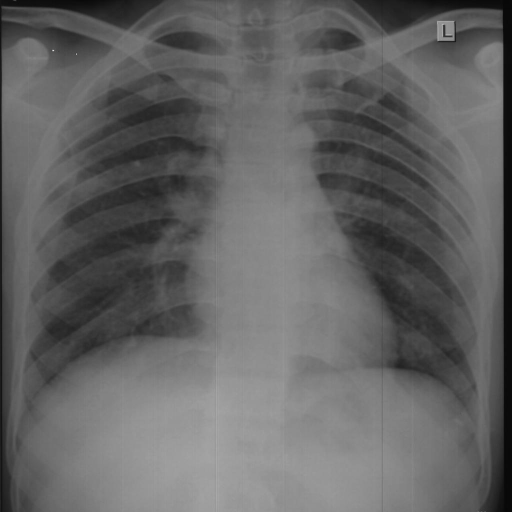
#> input picture medgemma-risk-detector/data/normal_001.jpg, 1024 x 1024 px (shown at 1/2 size)
$ python -i preprocessor.py   (imports and definitions only)
#> lines starting #> are read from the running program, lines starting #| are printed output that depends on the picture; after the words box and inside, x2 and y2 are one past the last pixel; in counts of white or black regions, pixels touching at a corner belong together
#> further down, picture is the input picture: PIL image 1024x1024 RGB; min 6, max 255, mean 99.1
"""
src/preprocessor.py

Image preprocessing pipeline for the MedGemma risk detector.
Applies resize, custom LungMaskTransform (segmentation), and normalization.

Pure Python/NumPy/OpenCV implementation (no PyTorch dependencies).
"""

import cv2
import numpy as np
from PIL import Image

class LungMaskTransform:
    """
    Custom image preprocessing to isolate lung fields and mask out the background.
    Matches the training preprocessor exactly but uses OpenCV and PIL/NumPy.
    """
    def __init__(self, fallback_border: float = 0.10):
        self.fallback_border = fallback_border

    def __call__(self, img_pil: Image.Image) -> Image.Image:
        w, h = img_pil.size
#> w = 1024; h = 1024
        img_np = np.array(img_pil.convert("L"))   # grayscale for mask detection

        # 1. Normalize -> CLAHE
        img_norm = cv2.normalize(img_np, None, 0, 255, cv2.NORM_MINMAX).astype(np.uint8)
        clahe = cv2.createCLAHE(clipLimit=2.0, tileGridSize=(8, 8))
        enhanced = clahe.apply(img_norm)
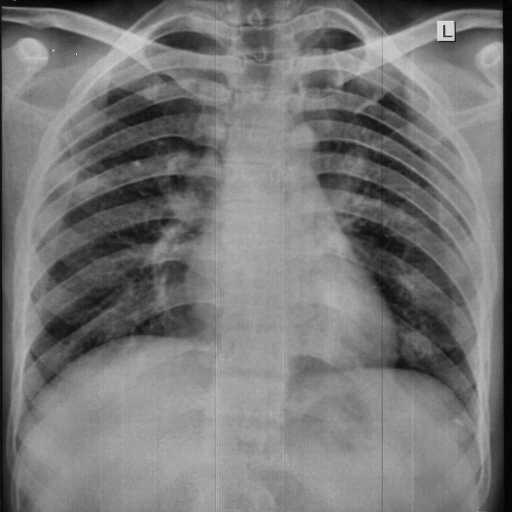
#> enhanced: shape (1024, 1024) (shown at 1/2 size); min 0, max 255, mean 118.1

        # 2. Invert (lungs are dark -> make them bright)
        inverted = cv2.bitwise_not(enhanced)
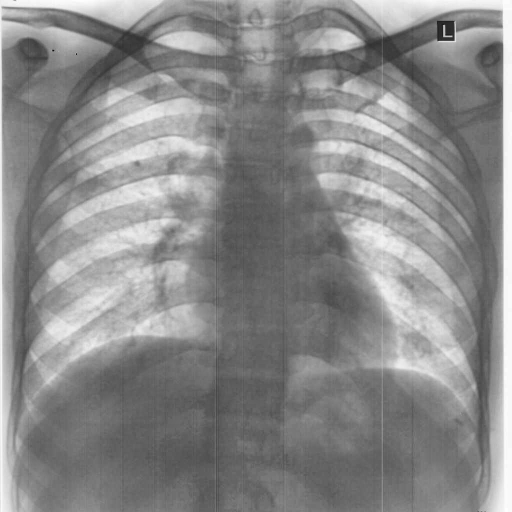
#> inverted: shape (1024, 1024) (shown at 1/2 size); min 0, max 255, mean 136.9

        # 3. Otsu threshold
        _, thresh = cv2.threshold(inverted, 0, 255, cv2.THRESH_BINARY + cv2.THRESH_OTSU)
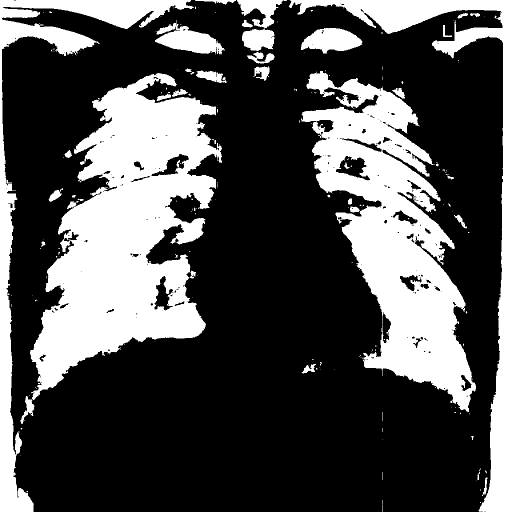
#> thresh: shape (1024, 1024) (shown at 1/2 size); 31.3% white; 196 white regions (155 under 20 px), largest, box (x1, y1, x2, y2) and area: (60, 146, 444, 800) 126738, (602, 142, 952, 824) 98675, (578, 0, 1024, 1024) 44095

        # 4. Morphological cleanup
        k_c = max(h // 15, 15)
#> k_c = 68
        k_o = max(h // 25, 10)
#> k_o = 40
        k_close = cv2.getStructuringElement(cv2.MORPH_ELLIPSE, (k_c, k_c))
        k_open = cv2.getStructuringElement(cv2.MORPH_ELLIPSE, (k_o, k_o))
        thresh = cv2.morphologyEx(thresh, cv2.MORPH_CLOSE, k_close)
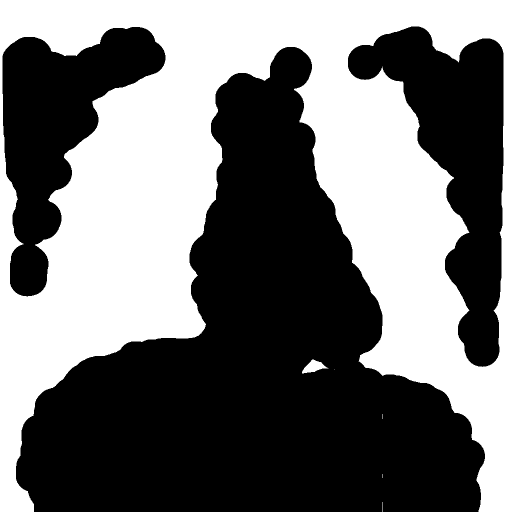
#> thresh: shape (1024, 1024) (shown at 1/2 size); 44.4% white; 6 white regions (3 under 20 px), largest, box (x1, y1, x2, y2) and area: (0, 0, 1024, 1024) 464859, (604, 719, 657, 747) 743, (765, 1004, 766, 1024) 20
        thresh = cv2.morphologyEx(thresh, cv2.MORPH_OPEN, k_open)
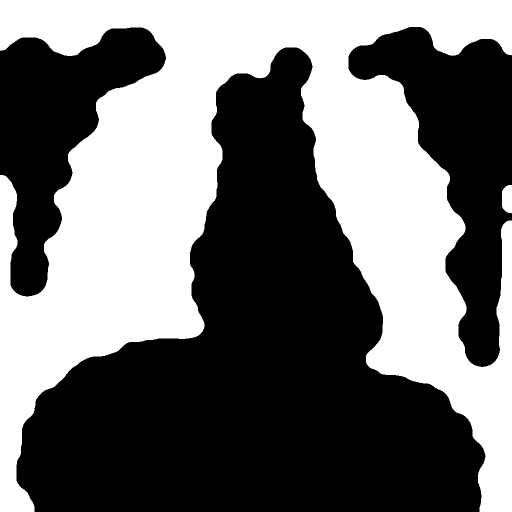
#> thresh: shape (1024, 1024) (shown at 1/2 size); 43.5% white; 2 white regions

        # 5. Contour search - pick largest blob in each half
        contours, _ = cv2.findContours(thresh, cv2.RETR_EXTERNAL, cv2.CHAIN_APPROX_SIMPLE)
#> contours = 2 contours; box (x1, y1, x2, y2) and area: (0, 0, 1024, 1024) 450950, (1004, 370, 1024, 427) 932
        min_area = h * w * 0.025
#> min_area = 26214.4
        mid_x = w // 2
#> mid_x = 512
        left_cnts, right_cnts = [], []
        for cnt in contours:
            area = cv2.contourArea(cnt)
            if area < min_area:
                continue
            M = cv2.moments(cnt)
            if M["m00"] == 0:
                continue
            cx = int(M["m10"] / M["m00"])
            (left_cnts if cx < mid_x else right_cnts).append((area, cnt))
#> this loop made 2 passes
#> area on pass 1: 931.5
#> (area, cx) on pass 2: (450950, 494)

        mask = np.zeros((h, w), dtype=np.uint8)
        for bucket in (left_cnts, right_cnts):
            if bucket:
                _, best = max(bucket, key=lambda x: x[0])
                cv2.drawContours(mask, [best], -1, 255, cv2.FILLED)
#> mask: shape (1024, 1024); 43.4% white; 1 white region, box (x1, y1, x2, y2) and area: (0, 0, 1024, 1024) 454706

        # Fallback: mask the outer border if detection failed
        if mask.max() == 0:
            pad_x = int(w * self.fallback_border)
            pad_y = int(h * self.fallback_border)
            mask[pad_y: h - pad_y, pad_x: w - pad_x] = 255

        # 6. Smooth mask edges
        blur_k = max(h // 10, 11)
#> blur_k = 102
        if blur_k % 2 == 0:
            blur_k += 1
#> blur_k = 103
        mask_f = cv2.GaussianBlur(mask.astype(np.float32), (blur_k, blur_k), 0)
        if mask_f.max() > 0:
            mask_f /= mask_f.max()

        # 7. Apply mask: lung -> original pixel, background -> neutral gray (128)
        rgb = np.array(img_pil).astype(np.float32)
        bg = np.full_like(rgb, 128.0)
        m3 = mask_f[..., np.newaxis]
        masked = (m3 * rgb + (1.0 - m3) * bg).astype(np.uint8)
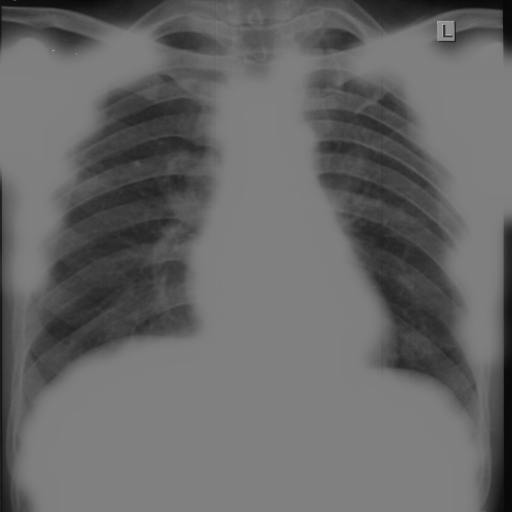
#> masked: shape (1024, 1024, 3) (shown at 1/2 size); min 6, max 195, mean 103
        return Image.fromarray(masked)


# [70 lines left out: functions preprocess_classifier, preprocess_vlm, not called in this run]

>>> from PIL import Image
>>> picture = Image.open('../data/normal_001.jpg')
>>> result = LungMaskTransform()(picture)

$ run again, on medgemma-risk-detector/data/normal_002.jpg
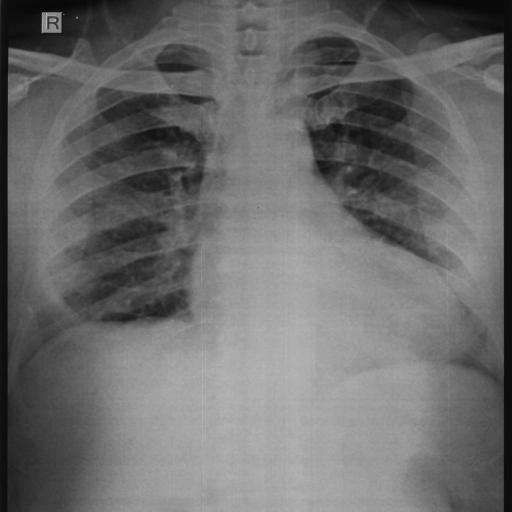
#> input picture medgemma-risk-detector/data/normal_002.jpg, 1024 x 1024 px (shown at 1/2 size)
#> picture is the input picture: PIL image 1024x1024 RGB; min 4, max 255, mean 107.6
#> in __call__, `thresh = cv2.morphologyEx(thresh, cv2.MORPH_OPEN, k_open)`:
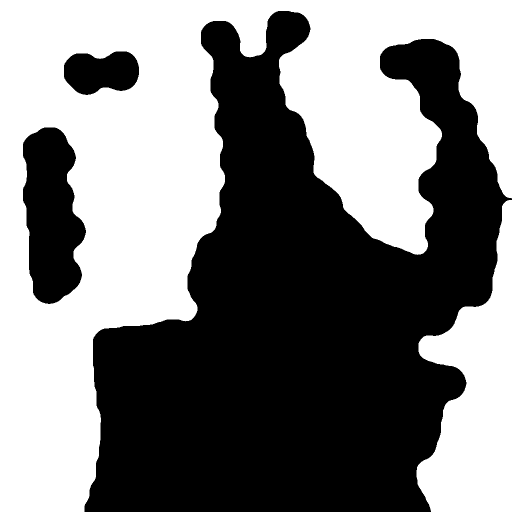
#> thresh: shape (1024, 1024) (shown at 1/2 size); 49.6% white; 2 white regions
#> contours = 2 contours; box (x1, y1, x2, y2) and area: (0, 0, 1024, 1024) 493002, (833, 400, 1024, 1024) 66230
#> the loop in __call__, `for cnt in contours:` made 2 passes
#> (area, cx) on passes 1 to 2: (66230.5, 952), (493001.5, 365)
#> in __call__, `masked = (m3 * rgb + (1.0 - m3) * bg).astype(np.uint8)`:
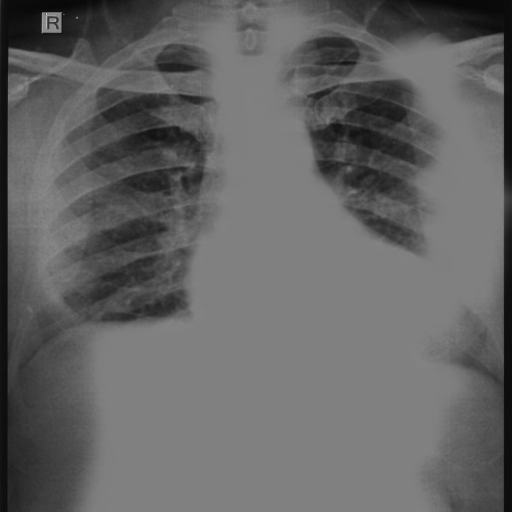
#> masked: shape (1024, 1024, 3) (shown at 1/2 size); min 4, max 255, mean 100.2

$ run again, on medgemma-risk-detector/data/normal_003.jpg
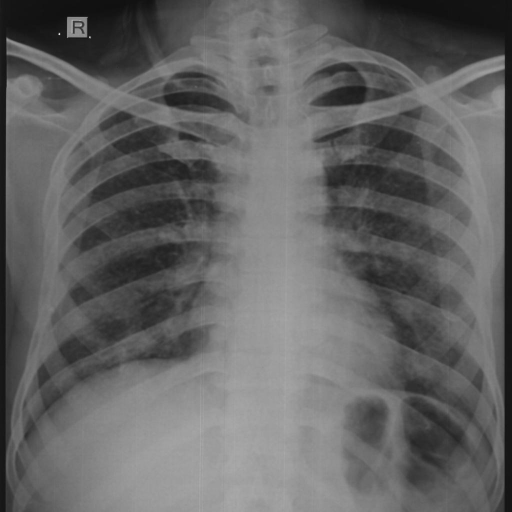
#> input picture medgemma-risk-detector/data/normal_003.jpg, 1024 x 1024 px (shown at 1/2 size)
#> picture is the input picture: PIL image 1024x1024 RGB; min 11, max 255, mean 99.5
#> in __call__, `thresh = cv2.morphologyEx(thresh, cv2.MORPH_OPEN, k_open)`:
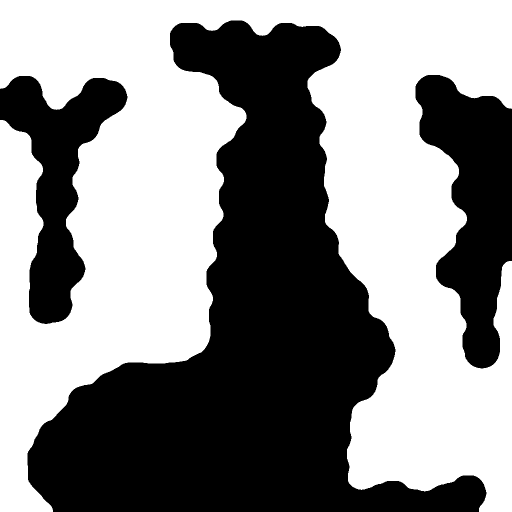
#> thresh: shape (1024, 1024) (shown at 1/2 size); 53.5% white; 3 black regions
#> contours = 1 contour; box (x1, y1, x2, y2) and area: (0, 0, 1024, 1024) 557363
#> the loop in __call__, `for cnt in contours:` made 1 pass
#> (area, cx) on pass 1: (557363, 509)
#> in __call__, `masked = (m3 * rgb + (1.0 - m3) * bg).astype(np.uint8)`:
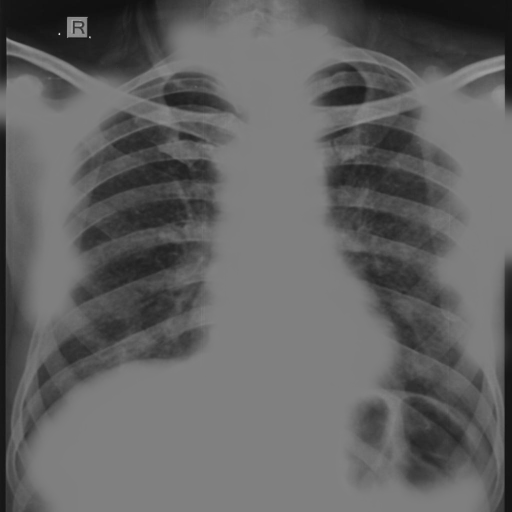
#> masked: shape (1024, 1024, 3) (shown at 1/2 size); min 11, max 255, mean 98.8
